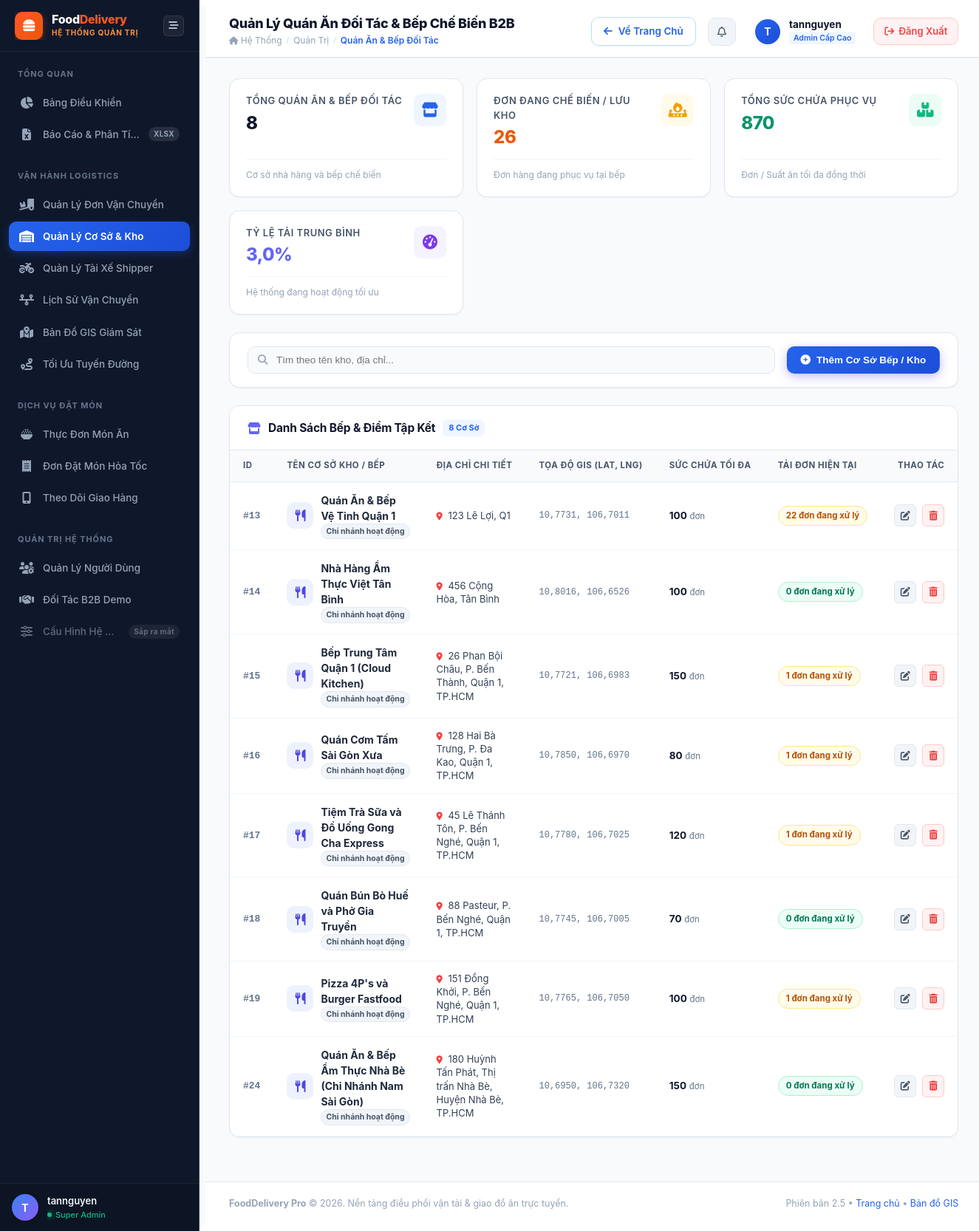
/quan-ly-kho/ (signed in), run on an earlier commit of the app's database.
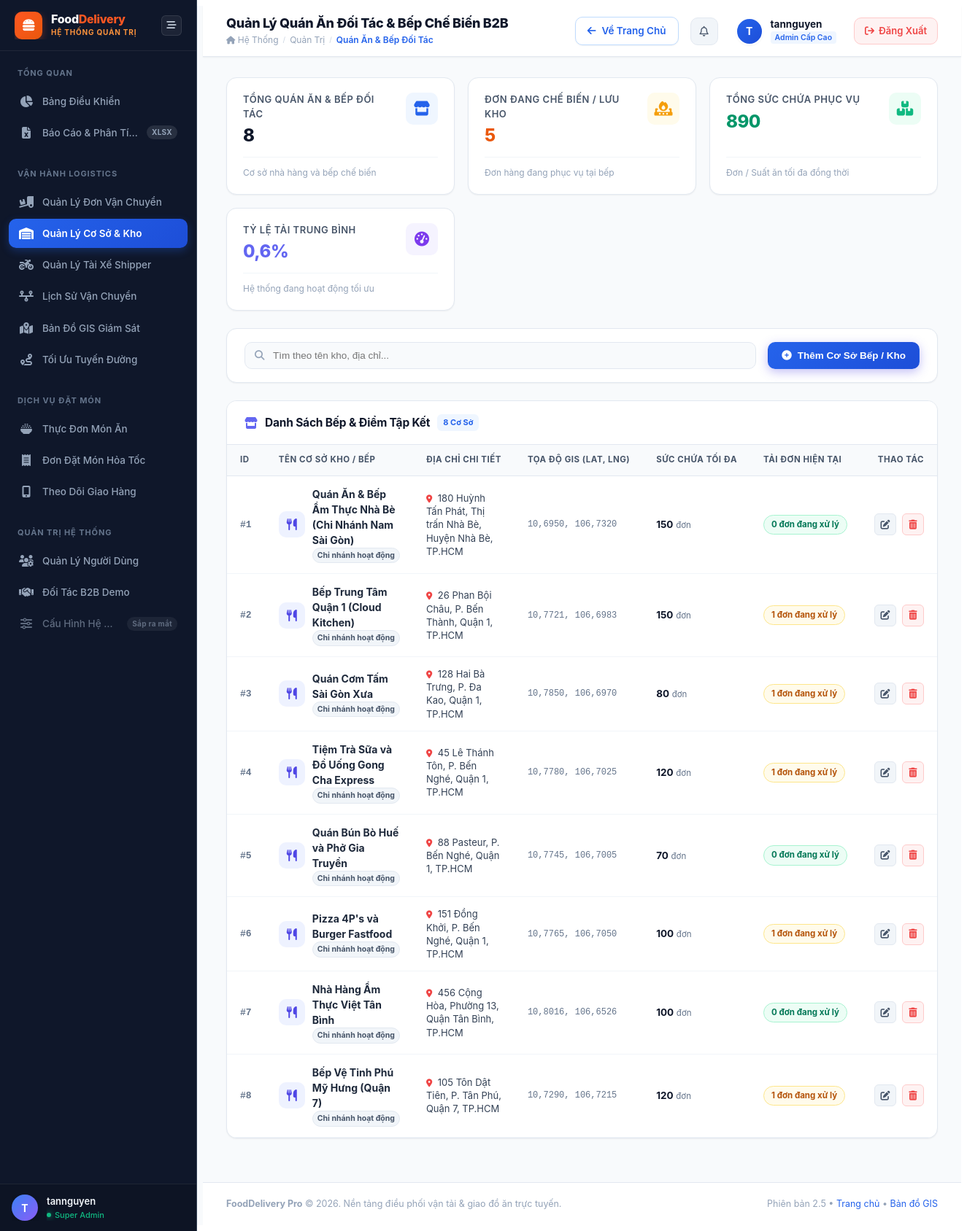
And on a later commit of the database.
### core/models.py (models this page shows, shortened)
class KhoHang(models.Model):
    chu_so_huu = models.ForeignKey(User, on_delete=models.SET_NULL, null=True, blank=True,
                                   related_name='cac_quan_an', verbose_name="Chủ quán / Đối tác B2B")
    ten_kho = models.CharField(max_length=100, verbose_name="Tên Quán Ăn / Nhà Hàng / Chi Nhánh")
    dia_chi = models.CharField(max_length=200, verbose_name="Địa chỉ")
    lat = models.FloatField(help_text="Vĩ độ (Latitude)")
    lng = models.FloatField(help_text="Kinh độ (Longitude)")
    suc_chua_toi_da = models.IntegerField(default=100, verbose_name="Công suất phục vụ tối đa (Đơn/ngày)")
    loai_hinh = models.CharField(max_length=50, default='Quán ăn ẩm thực', verbose_name="Loại hình cơ sở")
    hinh_anh = models.CharField(max_length=500, blank=True, null=True, default='', verbose_name="Ảnh đại diện quán/bếp")
    danh_gia = models.FloatField(default=4.8, verbose_name="Điểm đánh giá sao")
    thoi_gian_mo_cua = models.CharField(max_length=100, default='07:00 - 22:30', verbose_name="Giờ mở cửa")
    hotline = models.CharField(max_length=20, default='1900 6868', verbose_name="Hotline liên hệ")
    class Meta:
        verbose_name = "Quán ăn / Nhà hàng đối tác B2B"
        verbose_name_plural = "Danh sách Quán ăn / Nhà hàng B2B"

### core/views.py (the view)
# urls.py: path('quan-ly-kho/', views.quan_ly_kho, name='quan_ly_kho'),
@login_required(login_url='core:login')
def quan_ly_kho(request):
    if not request.user.is_staff:
        return redirect('core:home')
    ds_kho = KhoHang.objects.all().order_by('id')
    q = request.GET.get('q', '').strip()
    if q:
        ds_kho = ds_kho.filter(Q(ten_kho__icontains=q) | Q(dia_chi__icontains=q))
    for kho in ds_kho:
        kho.don_chua_giao = kho.donhang_set.exclude(trang_thai__in=['ĐÃ GIAO THÀNH CÔNG', 'ĐÃ HỦY']).count()
        if kho.suc_chua_toi_da and kho.suc_chua_toi_da > 0:
            kho.ty_le_tai = min(round((kho.don_chua_giao / kho.suc_chua_toi_da) * 100), 100)
        else:
            kho.ty_le_tai = 0
    tong_kho = KhoHang.objects.count()
    tong_don_dang_xu_ly = DonHang.objects.exclude(trang_thai__in=['ĐÃ GIAO THÀNH CÔNG', 'ĐÃ HỦY']).count()
    tong_suc_chua = KhoHang.objects.aggregate(Sum('suc_chua_toi_da'))['suc_chua_toi_da__sum'] or 0
    ty_le_tai = round((tong_don_dang_xu_ly / tong_suc_chua * 100), 1) if tong_suc_chua > 0 else 0
    stats = {
        'tong_kho': tong_kho,
        'tong_don_dang_xu_ly': tong_don_dang_xu_ly,
        'tong_suc_chua': tong_suc_chua,
        'ty_le_tai': ty_le_tai,
    }
    return render(request, 'admin_dashboard/quan_ly_kho.html', {
        'ds_kho': ds_kho,
        'stats': stats,
        'q': q,
        'active_menu': 'kho_hang',
    })

### templates/admin_dashboard/quan_ly_kho.html (shortened to what the changed rows need)
{% extends "admin_dashboard/admin_base.html" %}
{% load static currency_filters l10n %}
{% block page_title %}Quản Lý Quán Ăn Đối Tác & Bếp Chế Biến B2B{% endblock %}
{% block admin_content %}
<link rel="stylesheet" href="https://unpkg.com/leaflet@1.9.4/dist/leaflet.css" />
<div class="admin-kpi-grid" style="margin-bottom: 24px;">
    <div class="admin-kpi-card">
        <div class="admin-kpi-header">
            <div>
                <div class="admin-kpi-title">Đơn Đang Chế Biến / Lưu Kho</div>
                <div class="admin-kpi-value" style="color: #ea580c;">{{ stats.tong_don_dang_xu_ly }}</div>
            </div>
        </div>
    </div>
    <div class="admin-kpi-card">
        <div class="admin-kpi-header">
            <div>
                <div class="admin-kpi-title">Tổng Sức Chứa Phục Vụ</div>
                <div class="admin-kpi-value" style="color: #059669;">{{ stats.tong_suc_chua }}</div>
            </div>
        </div>
    </div>
    <div class="admin-kpi-card">
        <div class="admin-kpi-header">
            <div>
                <div class="admin-kpi-title">Tỷ Lệ Tải Trung Bình</div>
                <div class="admin-kpi-value" style="color: #6366f1;">{{ stats.ty_le_tai }}%</div>
            </div>
        </div>
    </div>
</div>
<div class="admin-card">
    <div class="admin-table-container">
        <table class="admin-table" id="warehouseTable">
            <thead>
                <tr>
                    <th style="width: 70px;">ID</th>
                    <th>Tên Cơ Sở Kho / Bếp</th>
                    <th>Địa Chỉ Chi Tiết</th>
                    <th>Tọa Độ GIS (Lat, Lng)</th>
                    <th>Sức Chứa Tối Đa</th>
                    <th>Tải Đơn Hiện Tại</th>
                    <th style="text-align: right; width: 120px;">Thao Tác</th>
                </tr>
            </thead>
            <tbody>
                {% for kho in ds_kho %}
                <tr id="row-warehouse-{{ kho.id }}">
                    <td>
                        <strong style="color: #64748b; font-family: monospace;">#{{ kho.id }}</strong>
                    </td>
                    <td>
                        <div style="display: flex; align-items: center; gap: 10px;">
                            <div style="width: 36px; height: 36px; border-radius: 10px; background: #eef2ff; color: #4f46e5; display: flex; align-items: center; justify-content: center; font-size: 16px; flex-shrink: 0;">
                                <i class="fa-solid fa-utensils"></i>
                            </div>
                            <div>
                                <div style="font-weight: 700; color: #1e293b; font-size: 14px;">{{ kho.ten_kho }}</div>
                                <span class="admin-badge admin-badge-neutral" style="font-size: 10.5px; padding: 2px 6px;">Chi nhánh hoạt động</span>
                            </div>
                        </div>
                    </td>
                    <td>
                        <div style="color: #334155; font-size: 13px; max-width: 260px; line-height: 1.4;">
                            <i class="fa-solid fa-location-dot" style="color: #ef4444; font-size: 11px; margin-right: 4px;"></i>
                            {{ kho.dia_chi }}
                        </div>
                    </td>
                    <td>
                        <div style="font-family: monospace; font-size: 12px; color: #64748b;">
                            {{ kho.lat|floatformat:4 }}, {{ kho.lng|floatformat:4 }}
                        </div>
                    </td>
                    <td>
                        <strong style="color: #0f172a; font-size: 13.5px;">{{ kho.suc_chua_toi_da }}</strong>
                        <span style="font-size: 11.5px; color: #64748b;">đơn</span>
                    </td>
                    <td>
                        <div style="display: flex; align-items: center; gap: 6px;">
                            <span class="admin-badge {% if kho.don_chua_giao > 0 %}admin-badge-warning{% else %}admin-badge-success{% endif %}">
                                {{ kho.don_chua_giao|default:0 }} đơn đang xử lý
                            </span>
                        </div>
                    </td>
                    <td style="text-align: right;">
                        <div class="admin-row-actions" style="justify-content: flex-end;">
                            <button type="button" class="admin-btn-icon-sm" title="Chỉnh sửa cơ sở này" onclick="openEditWarehouseModal('{{ kho.id }}', '{{ kho.ten_kho|escapejs }}', '{{ kho.dia_chi|escapejs }}', '{{ kho.lat|unlocalize }}', '{{ kho.lng|unlocalize }}', '{{ kho.suc_chua_toi_da }}')">
                                <i class="fa-solid fa-pen-to-square"></i>
                            </button>
                            <button type="button" class="admin-btn-icon-sm" style="color: #ef4444; border-color: #fecaca; background: #fef2f2;" title="Xóa cơ sở kho" onclick="confirmDeleteWarehouse('{{ kho.id }}', '{{ kho.ten_kho|escapejs }}')">
                                <i class="fa-solid fa-trash-can"></i>
                            </button>
                        </div>
                    </td>
                </tr>
                {% endfor %}
            </tbody>
        </table>
    </div>
</div>
{% endblock %}

What changed in the data, as far as the page shows it:
removed KhoHang: id "13", ten_kho "Quán Ăn & Bếp Vệ Tinh Quận 1", dia_chi "123 Lê Lợi, Q1", lat "10,7731", lng "106,7011", suc_chua_toi_da "100", don_chua_giao "22"
removed KhoHang: id "14", ten_kho "Nhà Hàng Ẩm Thực Việt Tân Bình", dia_chi "456 Cộng Hòa, Tân Bình", lat "10,8016", lng "106,6526", suc_chua_toi_da "100", don_chua_giao "0"
removed KhoHang: id "15", ten_kho "Bếp Trung Tâm Quận 1 (Cloud Kitchen)", dia_chi "26 Phan Bội Châu, P. Bến Thành, Quận 1, TP.HCM", lat "10,7721", lng "106,6983", suc_chua_toi_da "150", don_chua_giao "1"
removed KhoHang: id "16", ten_kho "Quán Cơm Tấm Sài Gòn Xưa", dia_chi "128 Hai Bà Trưng, P. Đa Kao, Quận 1, TP.HCM", lat "10,7850", lng "106,6970", suc_chua_toi_da "80", don_chua_giao "1"
removed KhoHang: id "17", ten_kho "Tiệm Trà Sữa và Đồ Uống Gong Cha Express", dia_chi "45 Lê Thánh Tôn, P. Bến Nghé, Quận 1, TP.HCM", lat "10,7780", lng "106,7025", suc_chua_toi_da "120", don_chua_giao "1"
removed KhoHang: id "18", ten_kho "Quán Bún Bò Huế và Phở Gia Truyền", dia_chi "88 Pasteur, P. Bến Nghé, Quận 1, TP.HCM", lat "10,7745", lng "106,7005", suc_chua_toi_da "70", don_chua_giao "0"
removed KhoHang: id "19", ten_kho "Pizza 4P's và Burger Fastfood", dia_chi "151 Đồng Khởi, P. Bến Nghé, Quận 1, TP.HCM", lat "10,7765", lng "106,7050", suc_chua_toi_da "100", don_chua_giao "1"
removed KhoHang: id "24", ten_kho "Quán Ăn & Bếp Ẩm Thực Nhà Bè (Chi Nhánh Nam Sài Gòn)", dia_chi "180 Huỳnh Tấn Phát, Thị trấn Nhà Bè, Huyện Nhà Bè, TP.HCM", lat "10,6950", lng "106,7320", suc_chua_toi_da "150", don_chua_giao "0"
added KhoHang: id "1", ten_kho "Quán Ăn & Bếp Ẩm Thực Nhà Bè (Chi Nhánh Nam Sài Gòn)", dia_chi "180 Huỳnh Tấn Phát, Thị trấn Nhà Bè, Huyện Nhà Bè, TP.HCM", lat "10,6950", lng "106,7320", suc_chua_toi_da "150", don_chua_giao "0"
added KhoHang: id "2", ten_kho "Bếp Trung Tâm Quận 1 (Cloud Kitchen)", dia_chi "26 Phan Bội Châu, P. Bến Thành, Quận 1, TP.HCM", lat "10,7721", lng "106,6983", suc_chua_toi_da "150", don_chua_giao "1"
added KhoHang: id "3", ten_kho "Quán Cơm Tấm Sài Gòn Xưa", dia_chi "128 Hai Bà Trưng, P. Đa Kao, Quận 1, TP.HCM", lat "10,7850", lng "106,6970", suc_chua_toi_da "80", don_chua_giao "1"
added KhoHang: id "4", ten_kho "Tiệm Trà Sữa và Đồ Uống Gong Cha Express", dia_chi "45 Lê Thánh Tôn, P. Bến Nghé, Quận 1, TP.HCM", lat "10,7780", lng "106,7025", suc_chua_toi_da "120", don_chua_giao "1"
added KhoHang: id "5", ten_kho "Quán Bún Bò Huế và Phở Gia Truyền", dia_chi "88 Pasteur, P. Bến Nghé, Quận 1, TP.HCM", lat "10,7745", lng "106,7005", suc_chua_toi_da "70", don_chua_giao "0"
added KhoHang: id "6", ten_kho "Pizza 4P's và Burger Fastfood", dia_chi "151 Đồng Khởi, P. Bến Nghé, Quận 1, TP.HCM", lat "10,7765", lng "106,7050", suc_chua_toi_da "100", don_chua_giao "1"
added KhoHang: id "7", ten_kho "Nhà Hàng Ẩm Thực Việt Tân Bình", dia_chi "456 Cộng Hòa, Phường 13, Quận Tân Bình, TP.HCM", lat "10,8016", lng "106,6526", suc_chua_toi_da "100", don_chua_giao "0"
added KhoHang: id "8", ten_kho "Bếp Vệ Tinh Phú Mỹ Hưng (Quận 7)", dia_chi "105 Tôn Dật Tiên, P. Tân Phú, Quận 7, TP.HCM", lat "10,7290", lng "106,7215", suc_chua_toi_da "120", don_chua_giao "1"
Also different on the page:
{{ stats.tong_don_dang_xu_ly }}: "26" → "5"
{{ stats.tong_suc_chua }}: "870" → "890"
{{ stats.ty_le_tai }}: "3,0" → "0,6"
